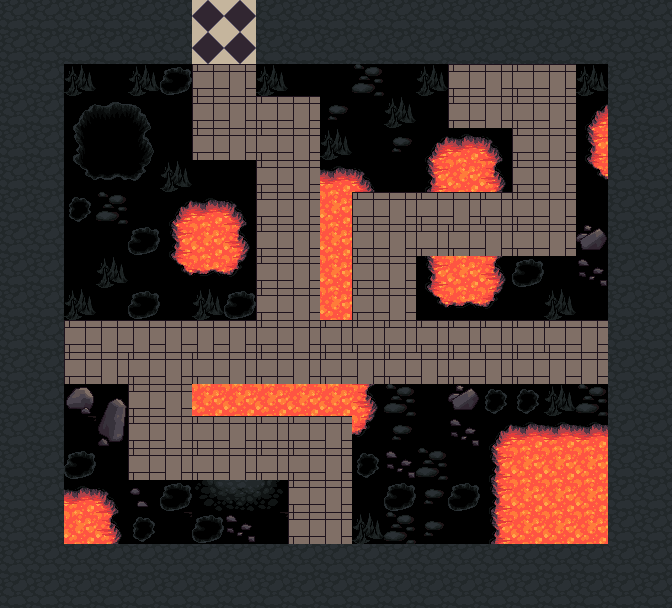

Below is a game level as drawn by its tile map, then a one-line description and the .tmx that defines it (tile-layer data replaced by summaries):
An orthogonal 21x19 tile map with 32x32 px tiles, 1 tile layer (Слой тайлов 1).

<map version="1.9" tiledversion="1.9.2" orientation="orthogonal" renderorder="right-down" width="21" height="19" tilewidth="32" tileheight="32" infinite="0" nextlayerid="2" nextobjectid="1">
 <tileset firstgid="1" source="6.tsx" />
 <layer id="1" name="Слой тайлов 1" width="21" height="19">
  <data>[399 cells, 399 non-empty, 41 distinct tile ids]</data>
 </layer>
</map>
